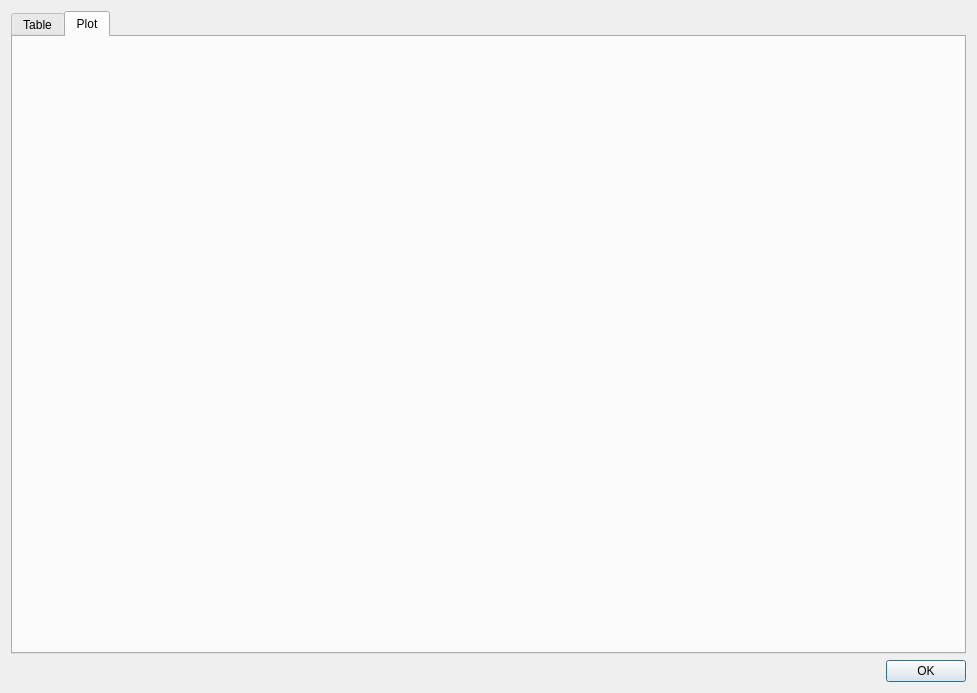
<?xml version="1.0" encoding="UTF-8"?>
<ui version="4.0">
 <class>ClusterStatsDialog</class>
 <widget class="QDialog" name="ClusterStatsDialog">
  <property name="geometry">
   <rect>
    <x>0</x>
    <y>0</y>
    <width>977</width>
    <height>693</height>
   </rect>
  </property>
  <property name="windowTitle">
   <string>Cluster Stats Dialog</string>
  </property>
  <layout class="QVBoxLayout" name="verticalLayout">
   <item>
    <widget class="QTabWidget" name="tabWidget">
     <property name="currentIndex">
      <number>1</number>
     </property>
     <widget class="QWidget" name="tableTab">
      <attribute name="title">
       <string>Table</string>
      </attribute>
      <layout class="QVBoxLayout" name="tableLayout">
       <property name="leftMargin">
        <number>9</number>
       </property>
       <property name="topMargin">
        <number>9</number>
       </property>
       <property name="rightMargin">
        <number>9</number>
       </property>
       <property name="bottomMargin">
        <number>9</number>
       </property>
       <item>
        <widget class="QLabel" name="label">
         <property name="text">
          <string>Click on a column heading to sort on that column</string>
         </property>
        </widget>
       </item>
       <item>
        <widget class="QTableWidget" name="table">
         <property name="styleSheet">
          <string notr="true"/>
         </property>
         <property name="sizeAdjustPolicy">
          <enum>QAbstractScrollArea::AdjustIgnored</enum>
         </property>
         <property name="alternatingRowColors">
          <bool>true</bool>
         </property>
         <property name="selectionMode">
          <enum>QAbstractItemView::NoSelection</enum>
         </property>
         <property name="sortingEnabled">
          <bool>true</bool>
         </property>
         <attribute name="horizontalHeaderStretchLastSection">
          <bool>false</bool>
         </attribute>
         <attribute name="verticalHeaderVisible">
          <bool>false</bool>
         </attribute>
        </widget>
       </item>
      </layout>
     </widget>
     <widget class="QWidget" name="plotTab">
      <attribute name="title">
       <string>Plot</string>
      </attribute>
      <layout class="QVBoxLayout" name="plotLayout">
       <property name="leftMargin">
        <number>9</number>
       </property>
       <property name="topMargin">
        <number>9</number>
       </property>
       <property name="rightMargin">
        <number>9</number>
       </property>
       <property name="bottomMargin">
        <number>9</number>
       </property>
       <item>
        <widget class="ClusterStatsWidget" name="clusterStatsWidget" native="true">
         <property name="sizePolicy">
          <sizepolicy hsizetype="Expanding" vsizetype="Preferred">
           <horstretch>1</horstretch>
           <verstretch>1</verstretch>
          </sizepolicy>
         </property>
        </widget>
       </item>
      </layout>
     </widget>
    </widget>
   </item>
   <item>
    <layout class="QHBoxLayout" name="h" stretch="1,0">
     <item>
      <widget class="QLabel" name="statusLabel">
       <property name="sizePolicy">
        <sizepolicy hsizetype="Expanding" vsizetype="Preferred">
         <horstretch>1</horstretch>
         <verstretch>0</verstretch>
        </sizepolicy>
       </property>
       <property name="text">
        <string></string>
       </property>
      </widget>
     </item>
     <item>
      <widget class="QDialogButtonBox" name="buttonBox">
       <property name="sizePolicy">
        <sizepolicy hsizetype="Minimum" vsizetype="Fixed">
         <horstretch>0</horstretch>
         <verstretch>0</verstretch>
        </sizepolicy>
       </property>
       <property name="orientation">
        <enum>Qt::Horizontal</enum>
       </property>
       <property name="standardButtons">
        <set>QDialogButtonBox::Ok</set>
       </property>
      </widget>
     </item>
    </layout>
   </item>
  </layout>
 </widget>
 <customwidgets>
  <customwidget>
   <class>ClusterStatsWidget</class>
   <extends>QWidget</extends>
   <header>.cluster_stats_widget</header>
   <container>1</container>
  </customwidget>
 </customwidgets>
 <resources/>
 <connections>
  <connection>
   <sender>buttonBox</sender>
   <signal>accepted()</signal>
   <receiver>ClusterStatsDialog</receiver>
   <slot>accept()</slot>
   <hints>
    <hint type="sourcelabel">
     <x>248</x>
     <y>254</y>
    </hint>
    <hint type="destinationlabel">
     <x>157</x>
     <y>274</y>
    </hint>
   </hints>
  </connection>
  <connection>
   <sender>buttonBox</sender>
   <signal>rejected()</signal>
   <receiver>ClusterStatsDialog</receiver>
   <slot>reject()</slot>
   <hints>
    <hint type="sourcelabel">
     <x>316</x>
     <y>260</y>
    </hint>
    <hint type="destinationlabel">
     <x>286</x>
     <y>274</y>
    </hint>
   </hints>
  </connection>
 </connections>
</ui>
